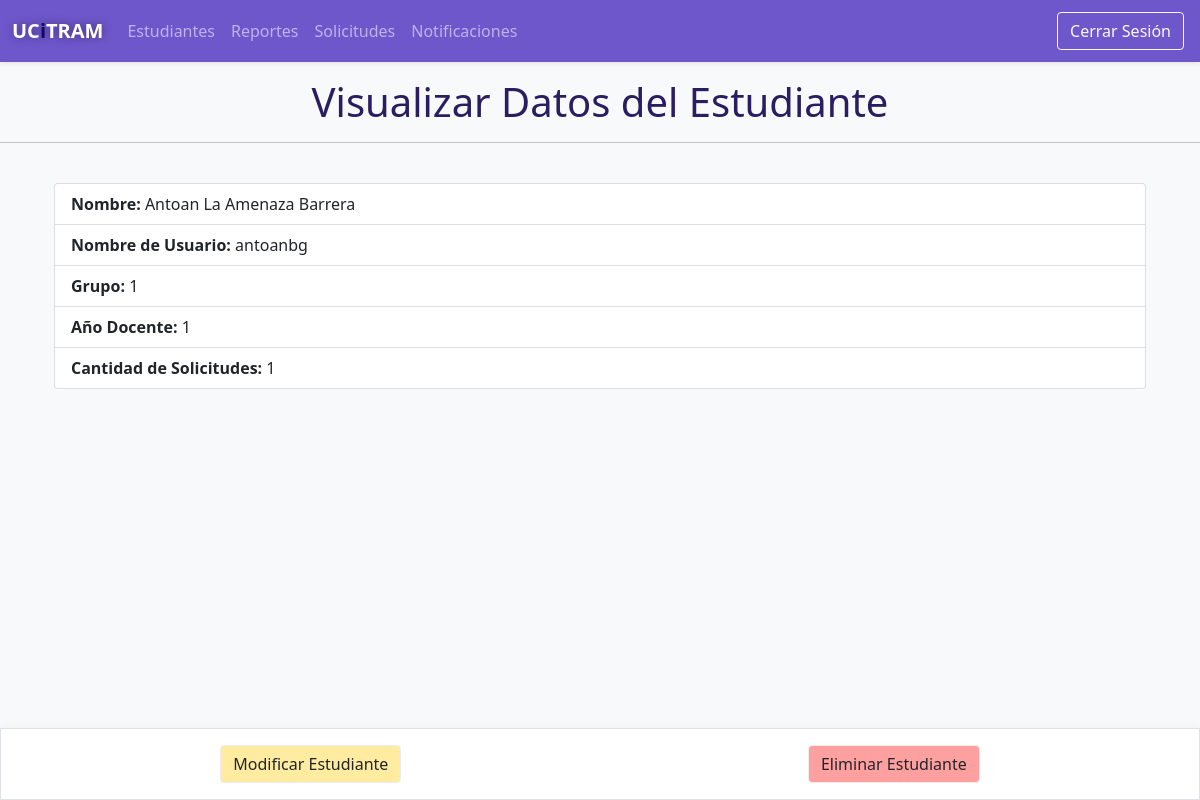
/secretario/estudiantes/2/, run on the app's committed database.
### app/models.py (models this page shows)
class Usuario(models.Model):
  usuario = models.OneToOneField(User, on_delete = models.CASCADE, primary_key = 1)
  rol = models.CharField(max_length = 20, blank = 0, null = 0)
  class Meta:
    verbose_name = 'Usuario'
    verbose_name_plural = 'Usuarios'
    db_table = 'usuario'

class Estudiante(Usuario):
  grupo = models.CharField(max_length = 20, null = 0, blank = 0)
  anno = models.IntegerField(default = 1)
  class Meta:
    verbose_name = 'Estudiante'
    verbose_name_plural = 'Estudiantes'
    db_table = 'estudiantes'

class Usuario(models.Model):
  usuario = models.OneToOneField(User, on_delete = models.CASCADE, primary_key = 1)
  rol = models.CharField(max_length = 20, blank = 0, null = 0)
  class Meta:
    verbose_name = 'Usuario'
    verbose_name_plural = 'Usuarios'
    db_table = 'usuario'

### app/views/secretario/views.py (the view)
# urls.py: path('estudiantes/<int:pk>/', VisualizarEstudiante.as_view(), name='visualizar_estudiante'),
class VisualizarEstudiante(DetailView):
  rol = 'secretario'
  model = Estudiante
  template_name = 'secretario/estudiantes/visualizar_estudiante.html'
  context_object_name = 'estudiante'

### templates/secretario/estudiantes/visualizar_estudiante.html (shortened to what this page needs)
{% extends "layout/base_secretario.html" %}
{% load static %}
{% block 'sub-estilos' %}
<link rel="stylesheet" href="{% static 'css/botones.css' %}">
{% endblock %}
{% block 'contenido' %}
<div class="text-center mt-3">
  <h1>Visualizar Datos del Estudiante</h1>
</div>
<hr>
<div class="container p-4">
  <div class="list-group">
    <div class="list-group-item">
      <span class='fw-bold'>Nombre:</span>
      <span>
        {{estudiante.usuario.first_name}}
        {{estudiante.usuario.last_name}}
      </span>
    </div>
    <div class="list-group-item">
      <span class='fw-bold'>Nombre de Usuario:</span>
      <span>
        {{estudiante.usuario.username}}
      </span>
    </div>
    <div class="list-group-item">
      <span class='fw-bold'>Grupo:</span>
      <span>
        {{estudiante.grupo}}
      </span>
    </div>
    <div class="list-group-item">
      <span class='fw-bold'>Año Docente:</span>
      <span>
        {{estudiante.anno}}
      </span>
    </div>
    <div class="list-group-item">
      <span class='fw-bold'>Cantidad de Solicitudes:</span>
      <span>
        {{estudiante.solicitud_set.all.count}}
      </span>
    </div>
  </div>
</div>
<div class="mt-5 p-4"></div>
<div class="fixed-bottom d-flex p-3 justify-content-around bg-white border shadow">
  <a href="{% url 'modificar_estudiante' estudiante.pk %}" class="btn btn-modificar">Modificar Estudiante</a>
  <a href="{% url 'eliminar_estudiante' estudiante.pk %}" class="btn btn-eliminar">Eliminar Estudiante</a>
</div>
{% endblock %}

### static/css/secretario/secretario.css (style rules this page uses)
:root { --color-bg: rgb(110, 87, 203); --color-bg-dark: rgb(90, 73, 158); --color-bg-darker: rgb(43, 29, 97); --color-outline: rgba(110, 87, 203, 0.545); --border-color-gray: #e3e3e3; --down-transparent: #38295ef6; }
h1 { color: var(--color-bg-darker); }

### static/css/botones.css (style rules this page uses)
.btn-modificar { background: #ffeca0; border: .8px solid #ededed; }
.btn-eliminar { background: #ffa0a0; border: .8px solid #ededed; }

### data on the page
Estudiante: usuario.first_name "Antoan", grupo "1", anno "1", solicitud_set.all.count "1"
Usuario: usuario.last_name "La Amenaza Barrera", usuario.username "antoanbg"
